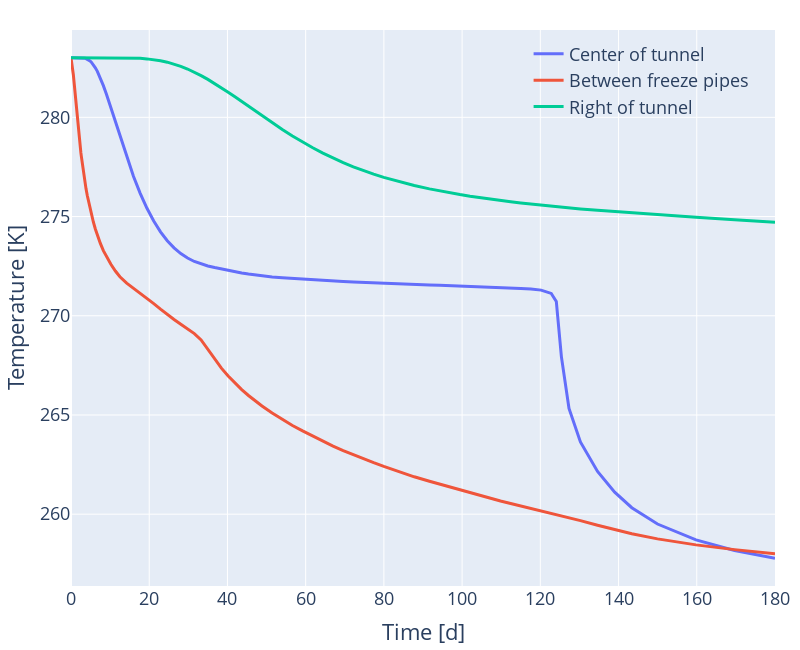

The notebook cell saved with this chart:
### Code cell
freeze_data = np.loadtxt("freeze_data.csv", delimiter=";", skiprows=0)

fig = px.line(
    width=800,
    height=650,
)
fig.add_trace(
    go.Scatter(
        x=freeze_data[:, 0],
        y=freeze_data[:, 1],
        mode="lines",
        name="Center of tunnel",
        line=dict(width=3, color="#636EFA"),
    )
)
fig.add_trace(
    go.Scatter(
        x=freeze_data[:, 0],
        y=freeze_data[:, 2],
        mode="lines",
        name="Between freeze pipes",
        line=dict(width=3, color="#EF553B"),
    )
)
fig.add_trace(
    go.Scatter(
        x=freeze_data[:, 0],
        y=freeze_data[:, 3],
        mode="lines",
        name="Right of tunnel",
        line=dict(width=3, color="#00CC96"),
    )
)
fig.update_yaxes(title_text="Temperature [K]")
fig.update_xaxes(title_text="Time [d]")

fig.update_layout(
    font=dict(size=18),
    margin=dict(l=10, r=10, t=30, b=10),
    showlegend=True,
    legend=dict(
        x=0.65,
        y=0.99,
        traceorder="normal",
        font=dict(size=18),
        bgcolor="rgba(0,0,0,0)",
    ),
    # paper_bgcolor="rgba(0,0,0,0)",
)
fig.show()
fig.write_image("plots/freezing_pipes.svg")
